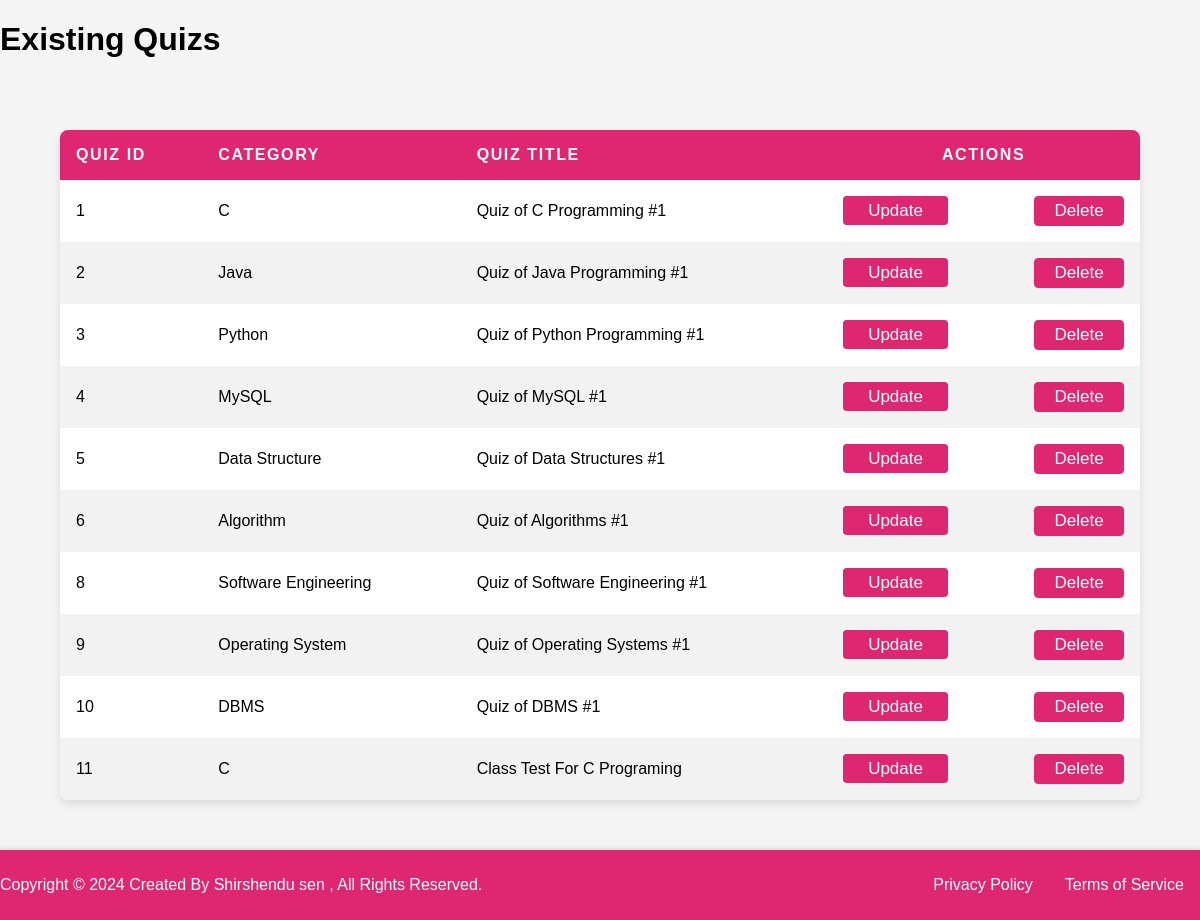
Screenshot of /admin/quizs/view_quizs.php with the database file from the repository.
### tables this page shows
CREATE TABLE `quiz_sets` (
  `id` int(11) NOT NULL,
  `category` varchar(255) NOT NULL,
  `quiz_name` varchar(255) NOT NULL
);

### admin/quizs/view_quizs.php (the view, shortened to what this page needs)
<?php
include '../../include/db_connection.php';
$sql = "SELECT * FROM quiz_sets";
$result = mysqli_query($c, $sql);
if (mysqli_num_rows($result) > 0) {
    echo "<!DOCTYPE html>
    <html lang='en'>
    <head>
        <meta charset='UTF-8'>
        <meta name='viewport' content='width=device-width, initial-scale=1.0'>
        <title>Existing Quizs</title>
        <link rel='stylesheet' href='styles2.css'>
        <script type='text/javascript'>
        function confirmDeletion() {
            return confirm('Are you sure you want to delete this quiz?');
        }
        </script>
    </head>
    <header>
        <div class='header-content'>
            <h1>Existing Quizs</h1>
        </div>
    </header>
    <body>
        <div class='table-container'>
            <table>
                <thead>
                <tr>
                    <th>Quiz ID</th>
                    <th>Category</th>
                    <th>Quiz Title</th>
                    <th colspan=2><center>Actions</center></th></tr>
                </thead>
                <tbody>";
        while ($row = mysqli_fetch_assoc($result)) {
            echo '<tr>';
            echo '<td>' . $row['id'] . '</td>';
            echo '<td>' . $row['category'] . '</td>';
            echo '<td>' . $row['quiz_name'] . '</td>';
            echo "<td><a href='update_quiz.php?quiz_id=".$row['id']."' class='edit-btn'>Update</a></td>";
            echo "<td>
                    <form action='delete_quiz.php' method='post' onsubmit='return confirmDeletion();' '>
                        <input type='hidden' name='quiz_id' value='".$row['id']."'>
                        <button type='submit' class='edit-btn2'>Delete</button>
                    </form>
                </td>";
            echo '</tr>';
        }
    echo "</tbody>
            </table>
        </div>
    </body>
    <footer>
        <div class='footer-content'>
            <p>Copyright © 2024 Created By Shirshendu sen , All Rights Reserved.</p>
            <ul>
                <li><a href='#'>Privacy Policy</a></li>
                <li><a href='#'>Terms of Service</a></li>
            </ul>
        </div>
    </footer>
    </html>";
}

### admin/quizs/styles2.css (style rules this page uses)
body { font-family: Arial, sans-serif; background-color: #f4f4f4; margin: 0; padding: 0; }
.header-content { max-width: 1200px; margin: 0 auto; display: flex; justify-content: space-between; align-items: center; }
form { display: flex; flex-direction: column; }
.table-container { width: 90%; margin: 50px auto; background-color: #fff; box-shadow: 0 4px 8px rgba(0,0,0,0.1); border-radius: 8px; overflow: hidden; }
table { width: 100%; border-collapse: collapse; }
thead { background-color: #DF2771; color: white; }
th, td { padding: 16px; text-align: left; }
th { text-transform: uppercase; letter-spacing: 0.1em; }
tbody tr:nth-child(even) { background-color: #f2f2f2; }
.edit-btn { text-decoration: none; color: #fff; background-color: #DF2771; padding: 4px 24px; border-radius: 4px; transition: 0.3s; border: 1px solid #DF2771; font-size: 17px; }
.edit-btn2 { text-decoration: none; color: #fff; background-color: #DF2771; padding: 4px 2px; border-radius: 4px; transition: 0.3s; border: 1px solid #DF2771; font-size: 17px; }
footer { background-color: #DF2771; color: #fff; text-align: center; padding: 10px 0; box-shadow: 0 -2px 4px rgba(0, 0, 0, 0.1); }
.footer-content { max-width: 1200px; margin: 0 auto; display: flex; justify-content: space-between; align-items: center; }
footer ul { list-style: none; padding: 0; margin: 0; display: flex; }
footer ul li { margin: 0 1rem; }
footer ul li a { color: #fff; text-decoration: none; transition: color 0.3s; }

### rows the page displays
quiz_sets: id "1", category "C", quiz_name "Quiz of C Programming #1"
quiz_sets: id "2", category "Java", quiz_name "Quiz of Java Programming #1"
quiz_sets: id "3", category "Python", quiz_name "Quiz of Python Programming #1"
quiz_sets: id "4", category "MySQL", quiz_name "Quiz of MySQL #1"
quiz_sets: id "5", category "Data Structure", quiz_name "Quiz of Data Structures #1"
quiz_sets: id "6", category "Algorithm", quiz_name "Quiz of Algorithms #1"
quiz_sets: id "8", category "Software Engineering", quiz_name "Quiz of Software Engineering #1"
quiz_sets: id "9", category "Operating System", quiz_name "Quiz of Operating Systems #1"
quiz_sets: id "10", category "DBMS", quiz_name "Quiz of DBMS #1"
quiz_sets: id "11", category "C", quiz_name "Class Test For C Programing"
